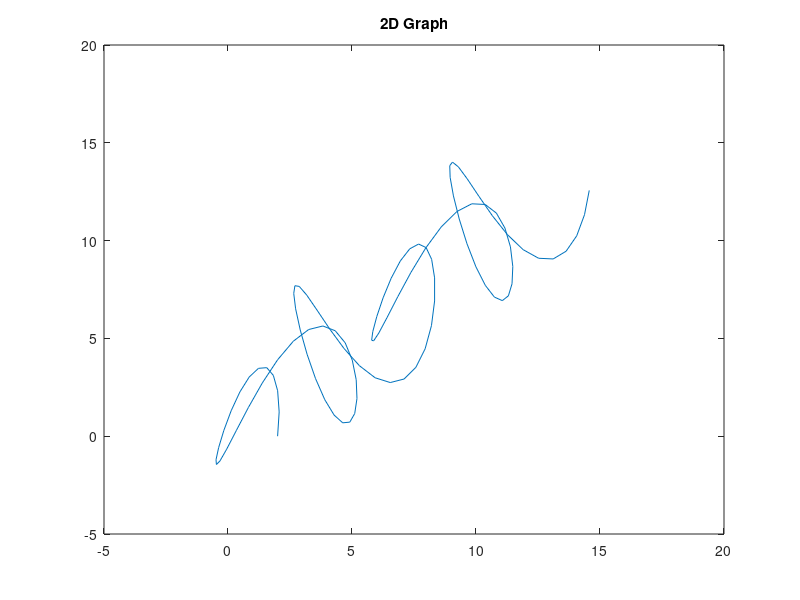
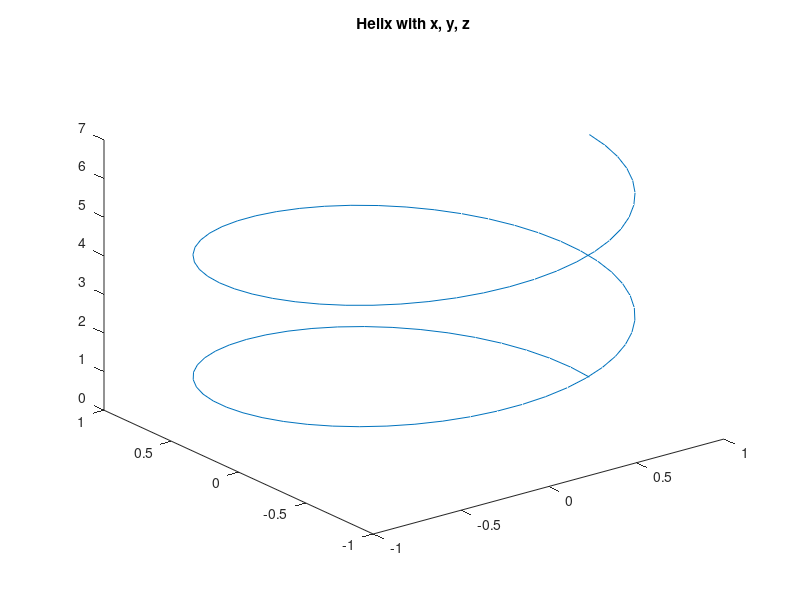

Recreate these plots in MATLAB, in order.
% Author: Andrea Murphy
% Date: March 10, 2019

t = linspace(0,4*pi);
x= t + 2 *cos(2*t);
y = t + 3*sin(3*t);
figure()
plot(x,y)
title('2D Graph')

x= cos(t);
y= sin(t);
z= t/2;
figure()
plot3(x,y,z)
title('Helix with x, y, z')
